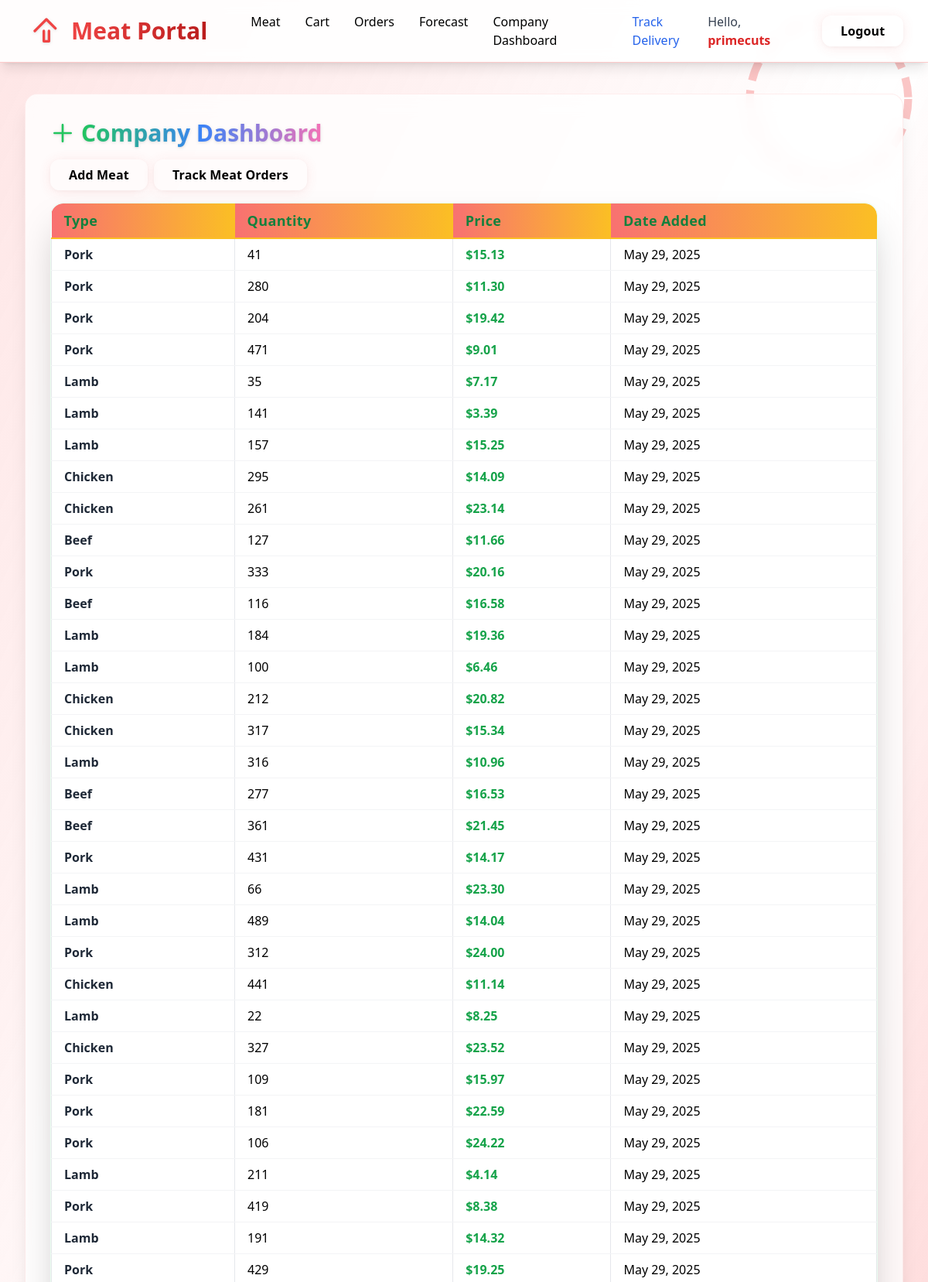
The app's page /meat/company/ (signed in, upper part) with its own data.
### meat/models.py (models this page shows, shortened)
class Meat(models.Model):
    MEAT_TYPE_CHOICES = (
        ('beef', 'Beef'),
        ('pork', 'Pork'),
        ('chicken', 'Chicken'),
        ('lamb', 'Lamb'),
    )
    company = models.ForeignKey(Profile, on_delete=models.CASCADE, limit_choices_to={'role': 'company'})
    meat_type = models.CharField(max_length=20, choices=MEAT_TYPE_CHOICES)
    quantity = models.PositiveIntegerField()
    date_added = models.DateField(auto_now_add=True)
    price = models.DecimalField(max_digits=8, decimal_places=2)

### meat/views.py (the view)
# urls.py: path('company/', company_dashboard, name='company_dashboard'),
@login_required
def company_dashboard(request):
    if not hasattr(request.user, 'profile') or request.user.profile.role != 'company':
        return redirect('meat_list')
    meats = Meat.objects.filter(company=request.user.profile)
    return render(request, 'meat/company_dashboard.html', {'meats': meats})

### templates/meat/company_dashboard.html (shortened to what this page needs)
{% extends 'base.html' %}
{% block content %}
<div class="animate-fade-in transition-all duration-500">
    <div class="flex items-center mb-4">
        <svg class="h-8 w-8 text-green-500 drop-shadow animate-bounce mr-2" fill="none" stroke="currentColor" stroke-width="2" viewBox="0 0 24 24">
            <path stroke-linecap="round" stroke-linejoin="round" d="M12 4v16m8-8H4"/>
        </svg>
        <h2 class="text-3xl font-extrabold bg-gradient-to-r from-green-500 via-blue-500 to-pink-400 bg-clip-text text-transparent drop-shadow">Company Dashboard</h2>
    </div>
    <div class="mb-4 flex gap-2">
        <a href="{% url 'add_meat' %}" class="fancy-btn-green">Add Meat</a>
        <a href="{% url 'company_meat_orders' %}" class="fancy-btn-blue">Track Meat Orders</a>
    </div>
    <div class="overflow-x-auto rounded-2xl shadow-2xl border border-green-100/60 bg-white/80 backdrop-blur-md transition-all duration-300 hover:shadow-green-200">
        <table class="min-w-full">
            <thead>
                <tr>
                    <th class="px-4 py-2 text-lg text-green-700">Type</th>
                    <th class="px-4 py-2 text-lg text-green-700">Quantity</th>
                    <th class="px-4 py-2 text-lg text-green-700">Price</th>
                    <th class="px-4 py-2 text-lg text-green-700">Date Added</th>
                </tr>
            </thead>
            <tbody>
                {% for meat in meats %}
                <tr class="hover:bg-green-50 transition duration-200 animate-fade-in-up">
                    <td class="border px-4 py-2 font-semibold text-gray-800">{{ meat.get_meat_type_display }}</td>
                    <td class="border px-4 py-2">{{ meat.quantity }}</td>
                    <td class="border px-4 py-2 text-green-600 font-bold">${{ meat.price }}</td>
                    <td class="border px-4 py-2">{{ meat.date_added }}</td>
                </tr>
                {% endfor %}
            </tbody>
        </table>
    </div>
</div>
{% endblock %}

### templates/base.html (shortened to what this page needs)
{% load static %}
<!DOCTYPE html>
<html lang="en">
<head>
    <script src="https://cdn.tailwindcss.com"></script>
    <link rel="stylesheet" href="{% static 'css/fancy.css' %}">
</head>
<body class="relative bg-gradient-to-br from-red-50 via-white to-red-100 min-h-screen flex flex-col font-sans overflow-x-hidden">
    <div class="pointer-events-none fixed inset-0 z-0">
    </div>
    <svg class="pointer-events-none fixed top-0 right-0 z-10 w-64 h-64 opacity-30 animate-spin-slow" viewBox="0 0 200 200" fill="none">
        <circle cx="100" cy="100" r="80" stroke="#ef4444" stroke-width="8" stroke-dasharray="20 10" fill="none"/>
    </svg>
    <header class="relative z-20">
        <nav class="bg-white/90 backdrop-blur border-b border-red-200 shadow-lg" role="navigation" aria-label="Main navigation">
            <div class="max-w-7xl mx-auto px-4 sm:px-6 lg:px-8">
                <div class="flex justify-between h-20 items-center">
                    <div class="flex items-center">
                        <a href="/" class="flex-shrink-0 flex items-center text-3xl font-extrabold text-red-600 hover:text-red-800 focus:outline-none focus:ring-2 focus:ring-red-400 rounded-lg px-2 py-1 transition" aria-label="Home">
                            <svg class="h-10 w-10 mr-3 text-red-500 drop-shadow" fill="none" stroke="currentColor" stroke-width="2" viewBox="0 0 24 24" aria-hidden="true">
                                <path stroke-linecap="round" stroke-linejoin="round" d="M3 12l2-2m0 0l7-7 7 7m-9 2v8m4-8v8m-4 0h4"></path>
                            </svg>
                            <span class="bg-gradient-to-r from-red-500 to-red-700 bg-clip-text text-transparent">Meat Portal</span>
                        </a>
                        <div class="hidden sm:ml-12 sm:flex sm:space-x-8">
                            <a href="/meat/" class="fancy-nav-link">Meat</a>
                            <a href="/orders/cart/" class="fancy-nav-link">Cart</a>
                            <a href="/orders/history/" class="fancy-nav-link">Orders</a>
                            <a href="/ai/forecast/" class="fancy-nav-link">Forecast</a>
                            <a href="/meat/company/" class="fancy-nav-link">Company Dashboard</a>
                            <a href="/logistics/track/" class="fancy-nav-link text-blue-600 hover:text-blue-800 border-blue-600 hover:border-blue-800">Track Delivery</a>
                        </div>
                    </div>
                    <div class="hidden sm:flex sm:items-center space-x-4">
                        {% if user.is_authenticated %}
                            <span class="text-gray-700 font-medium mr-2">Hello, <span class="text-red-600 font-bold">{{ user.username|escape }}</span></span>
                            <form method="post" action="/accounts/logout/" class="inline">
                                <button type="submit" class="fancy-btn-red">Logout</button>
                            </form>
                        {% else %}
                            <a href="/accounts/login/" class="fancy-btn-blue mr-2">Login</a>
                            <a href="/accounts/register/" class="fancy-btn-green">Register</a>
                        {% endif %}
                    </div>
                </div>
            </div>
        </nav>
    </header>
    <main class="flex-1 relative z-10">
        <div class="max-w-7xl mx-auto py-10 sm:px-6 lg:px-8">
            <div class="bg-white/80 rounded-2xl shadow-xl p-8 backdrop-blur-md border border-red-100/60 transition-all duration-300 hover:shadow-2xl hover:border-red-200">
                {% block content %}{% endblock %}
            </div>
        </div>
    </main>
</body>
</html>

### static/css/fancy.css (style rules this page uses)
.fancy-btn-red, .fancy-btn-blue, .fancy-btn-green { transition: all 0.3s cubic-bezier(.39,.575,.565,1); box-shadow: 0 2px 16px 0 rgba(239,68,68,0.10), 0 1.5px 6px 0 rgba(0,0,0,0.04); will-change: transform, filter; }
.fancy-btn-red, .fancy-btn-blue, .fancy-btn-green { border: none; cursor: pointer; font-size: 1rem; letter-spacing: 0.01em; font-family: inherit; transition-property: background, color, box-shadow, transform, filter; border-radius: 0.75rem; padding: 0.5rem 1.5rem; font-weight: 600; display: inline-block; position: relative; z-index: 1; outline: none; }
.animate-fade-in { animation: fade-in 1s ease; }
.animate-fade-in-up { animation: fade-in-up 0.7s cubic-bezier(.39,.575,.565,1) both; }
table { border-collapse: separate; border-spacing: 0; width: 100%; background: rgba(255,255,255,0.95); border-radius: 1rem; overflow: hidden; box-shadow: 0 2px 16px 0 rgba(239,68,68,0.07), 0 1.5px 6px 0 rgba(0,0,0,0.03); }
th, td { padding: 0.75rem 1rem; text-align: left; }
th { background: linear-gradient(90deg, #f87171 0%, #fbbf24 100%); color: #fff; font-weight: 700; letter-spacing: 0.02em; border-bottom: 2px solid #fbbf24; }
td { border-bottom: 1px solid #f3f4f6; }
.overflow-x-auto { scrollbar-width: thin; scrollbar-color: #ef4444 #f3f4f6; }

### templates/meat/company_dashboard.html (style rules this page uses)
.animate-fade-in { animation: fade-in 1s ease; }
.animate-fade-in-up { animation: fade-in-up 0.7s cubic-bezier(.39,.575,.565,1) both; }

### templates/base.html (style rules this page uses)
.fancy-nav-link { @apply inline-flex items-center px-3 pt-1 border-b-2 border-transparent text-lg font-semibold text-gray-700 hover:border-red-600 hover:text-red-700 focus:outline-none focus:text-red-900 focus:border-red-900 transition-all duration-200 rounded-t-lg; @apply transition-transform duration-200 ease-in-out hover:scale-110 active:scale-95; }
.fancy-btn-red { @apply bg-gradient-to-r from-red-500 to-red-700 hover:from-red-600 hover:to-red-800 text-white px-4 py-2 rounded-lg shadow-md font-semibold focus:outline-none focus:ring-2 focus:ring-red-400 transition-all duration-200; @apply hover:scale-105 active:scale-95 hover:shadow-lg; }
.fancy-btn-blue { @apply bg-gradient-to-r from-blue-500 to-blue-700 hover:from-blue-600 hover:to-blue-800 text-white px-4 py-2 rounded-lg shadow-md font-semibold focus:outline-none focus:ring-2 focus:ring-blue-400 transition-all duration-200; @apply hover:scale-105 active:scale-95 hover:shadow-lg; }
.fancy-btn-green { @apply bg-gradient-to-r from-green-500 to-green-700 hover:from-green-600 hover:to-green-800 text-white px-4 py-2 rounded-lg shadow-md font-semibold focus:outline-none focus:ring-2 focus:ring-green-400 transition-all duration-200; @apply hover:scale-105 active:scale-95 hover:shadow-lg; }
.animate-spin-slow { animation: spin-slow 18s linear infinite; }
.fancy-btn-red, .fancy-btn-blue, .fancy-btn-green { @apply transition-all duration-300 ease-in-out transform; box-shadow: 0 2px 16px 0 rgba(239,68,68,0.10), 0 1.5px 6px 0 rgba(0,0,0,0.04); }

### records on screen
Meat: meat_type "Pork", quantity "41", price "15.13", date_added "May 29, 2025"
Meat: meat_type "Pork", quantity "280", price "11.30", date_added "May 29, 2025"
Meat: meat_type "Pork", quantity "204", price "19.42", date_added "May 29, 2025"
Meat: meat_type "Pork", quantity "471", price "9.01", date_added "May 29, 2025"
Meat: meat_type "Lamb", quantity "35", price "7.17", date_added "May 29, 2025"
Meat: meat_type "Lamb", quantity "141", price "3.39", date_added "May 29, 2025"
Meat: meat_type "Lamb", quantity "157", price "15.25", date_added "May 29, 2025"
Meat: meat_type "Chicken", quantity "295", price "14.09", date_added "May 29, 2025"
Meat: meat_type "Chicken", quantity "261", price "23.14", date_added "May 29, 2025"
Meat: meat_type "Beef", quantity "127", price "11.66", date_added "May 29, 2025"
Meat: meat_type "Pork", quantity "333", price "20.16", date_added "May 29, 2025"
Meat: meat_type "Beef", quantity "116", price "16.58", date_added "May 29, 2025"
Meat: meat_type "Lamb", quantity "184", price "19.36", date_added "May 29, 2025"
Meat: meat_type "Lamb", quantity "100", price "6.46", date_added "May 29, 2025"
Meat: meat_type "Chicken", quantity "212", price "20.82", date_added "May 29, 2025"
Meat: meat_type "Chicken", quantity "317", price "15.34", date_added "May 29, 2025"
Meat: meat_type "Lamb", quantity "316", price "10.96", date_added "May 29, 2025"
Meat: meat_type "Beef", quantity "277", price "16.53", date_added "May 29, 2025"
Meat: meat_type "Beef", quantity "361", price "21.45", date_added "May 29, 2025"
Meat: meat_type "Pork", quantity "431", price "14.17", date_added "May 29, 2025"
Meat: meat_type "Lamb", quantity "66", price "23.30", date_added "May 29, 2025"
Meat: meat_type "Lamb", quantity "489", price "14.04", date_added "May 29, 2025"
Meat: meat_type "Pork", quantity "312", price "24.00", date_added "May 29, 2025"
Meat: meat_type "Chicken", quantity "441", price "11.14", date_added "May 29, 2025"
Meat: meat_type "Lamb", quantity "22", price "8.25", date_added "May 29, 2025"
Meat: meat_type "Chicken", quantity "327", price "23.52", date_added "May 29, 2025"
Meat: meat_type "Pork", quantity "109", price "15.97", date_added "May 29, 2025"
Meat: meat_type "Pork", quantity "181", price "22.59", date_added "May 29, 2025"
Meat: meat_type "Pork", quantity "106", price "24.22", date_added "May 29, 2025"
Meat: meat_type "Lamb", quantity "211", price "4.14", date_added "May 29, 2025"
Meat: meat_type "Pork", quantity "419", price "8.38", date_added "May 29, 2025"
Meat: meat_type "Lamb", quantity "191", price "14.32", date_added "May 29, 2025"
Meat: meat_type "Pork", quantity "429", price "19.25", date_added "May 29, 2025"

### other values on screen
{{ user.username|escape }} "primecuts"
